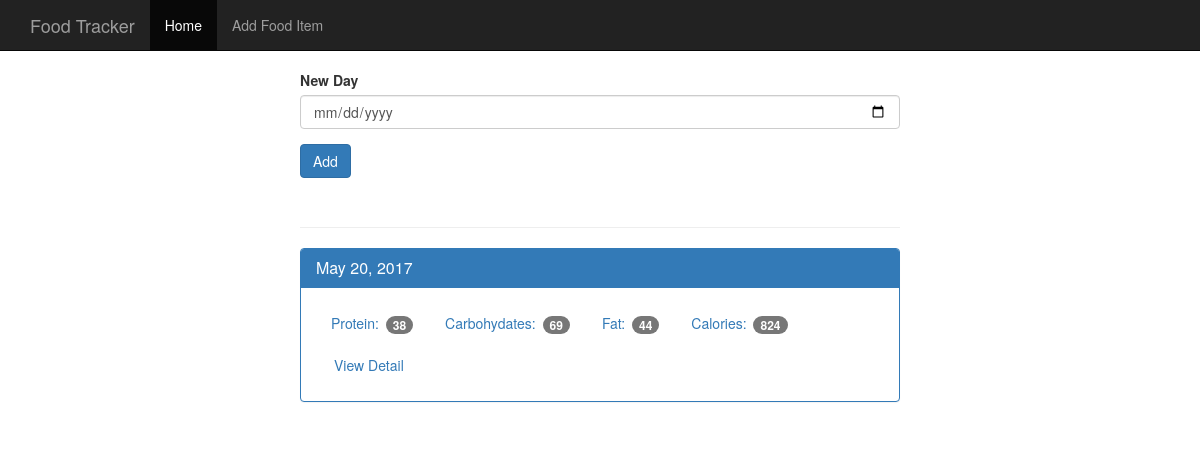
Before: / with the older database file.
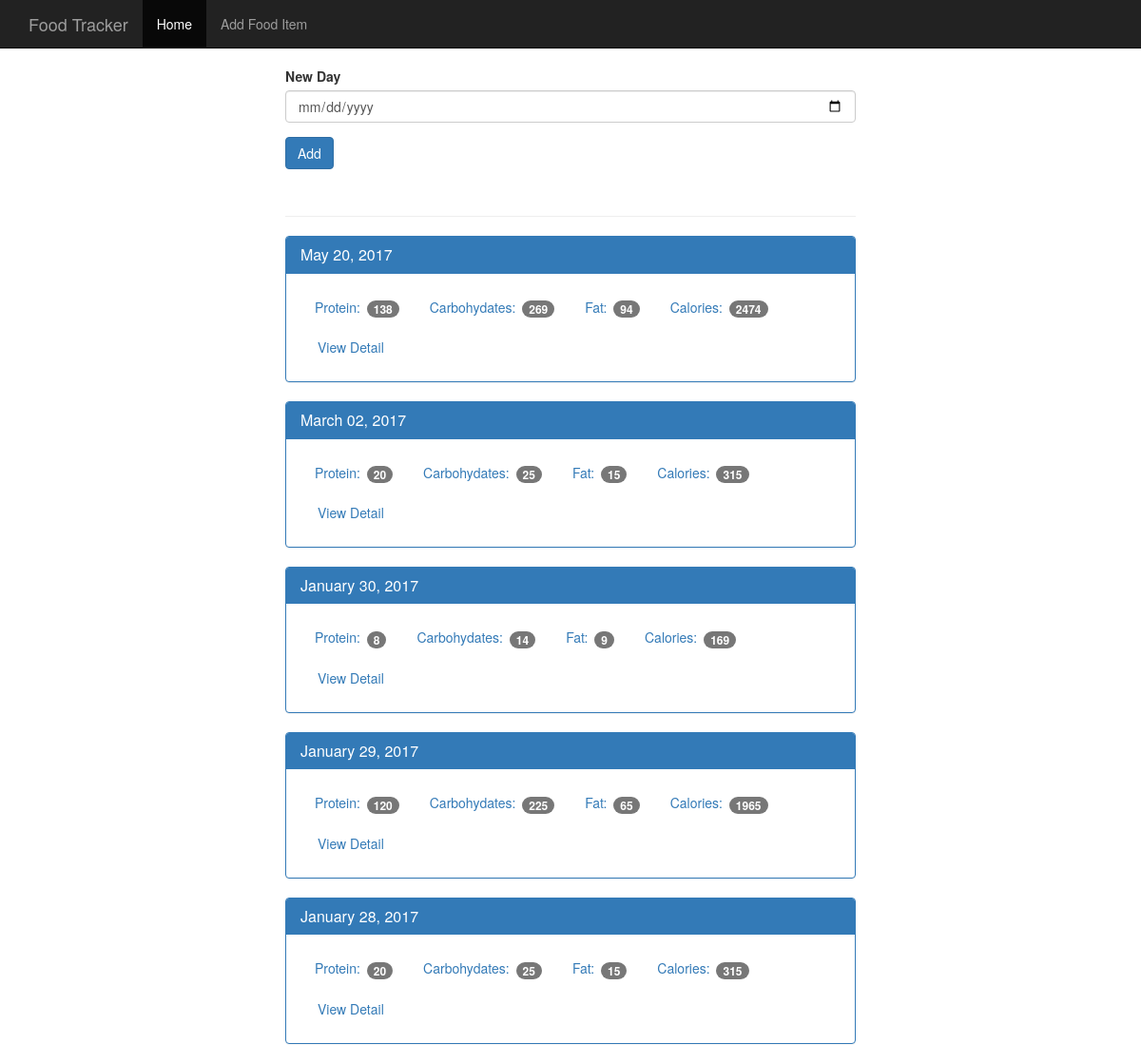
After: the same page with the newer database file.
### tables this page shows
CREATE TABLE log_date (
  id integer primary key autoincrement,
  entry_date date not null
);

### app.py (the view)
@app.route('/', methods=['GET', 'POST'])
def index():
  db = get_db()
  if request.method == 'POST':
    date = request.form['date']  #assume YYYY-MM-DD format
    dt = datetime.strptime(date, '%Y-%m-%d')
    database_date = dt.strftime('%Y%m%d')
    db.execute('insert into log_date (entry_date) values (?)', [database_date])
    db.commit()
  cur = db.execute('''select log_date.entry_date,
                   sum(food.protein) as protein,
                   sum(food.carbohydrates) as carbohydrates,
                   sum(food.fat) as fat,
                   sum(food.calories) as calories
                   from log_date
                   join food_date on food_date.log_date_id = log_date.id
                   join food on food.id = food_date.food_id
                   group by log_date.id order by log_date.entry_date desc''')
  results = cur.fetchall()
  date_results = []
  for i in results:
    single_date = {}
    single_date['entry_date'] = i['entry_date']
    single_date['protein'] = i['protein']
    single_date['carbohydrates'] = i['carbohydrates']
    single_date['fat'] = i['fat']
    single_date['calories'] = i['calories']
    d = datetime.strptime(str(i['entry_date']), '%Y%m%d')
    single_date['pretty_date'] = datetime.strftime(d, '%B %d, %Y')
    date_results.append(single_date)
  return render_template('home.html', results=date_results)

### app.py (called while the page is built)
@app.teardown_appcontext
def close(error):
  if hasattr(g, 'sqlite_db'):
    g.sqlite_db.close()

### database.py (called while the page is built)
def connect_db():
  sql = sqlite3.connect('food_log.db')
  sql.row_factory = sqlite3.Row
  return sql

def get_db():
  if not hasattr(g, 'sqlite3_db'):
    g.sqlite_db = connect_db()
  return g.sqlite_db

### templates/home.html
{% extends "base.html" %}
{% block body %}
    <nav class="navbar navbar-inverse navbar-fixed-top">
      <div class="container">
        <div class="navbar-header">
          <a class="navbar-brand" href="{{ url_for('index') }}">Food Tracker</a>
        </div>
        <div id="navbar" class="navbar-collapse collapse">
          <ul class="nav navbar-nav">
            <li class="active"><a href="{{ url_for('index') }}">Home</a></li>
            <li><a href="{{ url_for('food') }}">Add Food Item</a></li>
          </ul>
        </div>
      </div>
    </nav>
    <div class="container theme-showcase col-sm-6 col-sm-offset-3" role="main">
      <div class="row">
        <div>
          <form method="POST" action="/">
            <div class="form-group">
              <label for="new-day">New Day</label>
              <input type="date" class="form-control" name="date" id="new-day">
            </div>
            <button type="submit" class="btn btn-primary">Add</button>
          </form>
          <div class="page-header"></div>
          {% for r in results %}
          <div class="panel panel-primary">
            <div class="panel-heading">
              <h3 class="panel-title">{{r.pretty_date}}</h3>
            </div>
            <div class="panel-body">
              <ul class="nav nav-pills" role="tablist">
                <li><a>Protein: <span class="badge">{{ r.protein }}</span></a></li>
                <li><a>Carbohydates: <span class="badge">{{ r.carbohydrates }}</span></a></li>
                <li><a>Fat: <span class="badge">{{ r.fat }}</span></a></li>
                <li><a>Calories: <span class="badge">{{ r.calories }}</span></a></li>
                <li><a href="{{ url_for('view', date=r.entry_date) }}" type="button" class="btn btn-link">View Detail</a></li>
              </ul>
            </div>
          </div>
          {% endfor %}
        </div>
      </div>
    </div>
{% endblock %}

### templates/base.html (shortened to what this page needs)
<!DOCTYPE html>
<html lang="en">
  <head>
    <link href="{{ url_for('static', filename='bootstrap.min.css')}}" rel="stylesheet">
    <link href="{{url_for('static', filename='theme.css')}}" rel="stylesheet">
  </head>
  <body>
    {% block body %} {% endblock %}
  </body>
</html>

### static/theme.css (style rules this page uses)
body { padding-top: 70px; padding-bottom: 30px; }

Changed rows visible on the page:
computed for log_date (number 1 of 5 on the later page): protein "38" → "138"; carbohydrates "69" → "269"; fat "44" → "94"; calories "824" → "2474"
added log_date: pretty_date "March 02, 2017", protein "20", carbohydrates "25", fat "15", calories "315"
now on this page (row unchanged): log_date: pretty_date "January 30, 2017", protein "8", carbohydrates "14", fat "9", calories "169"
now on this page (row unchanged): log_date: pretty_date "January 29, 2017", protein "120", carbohydrates "225", fat "65", calories "1965"
now on this page (row unchanged): log_date: pretty_date "January 28, 2017", protein "20", carbohydrates "25", fat "15", calories "315"
